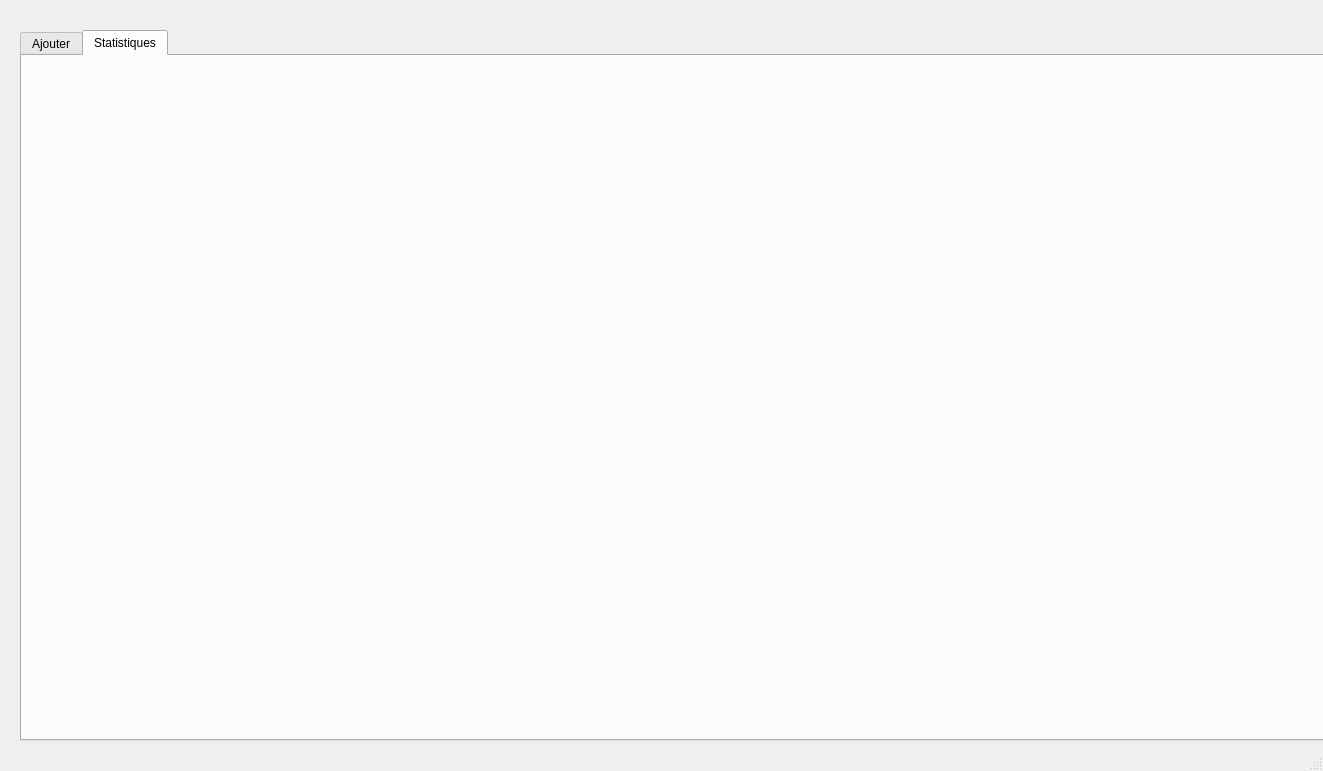
<?xml version="1.0" encoding="UTF-8"?>
<ui version="4.0">
 <class>MainWindow</class>
 <widget class="QMainWindow" name="MainWindow">
  <property name="geometry">
   <rect>
    <x>0</x>
    <y>0</y>
    <width>1323</width>
    <height>771</height>
   </rect>
  </property>
  <property name="windowTitle">
   <string>MainWindow</string>
  </property>
  <widget class="QWidget" name="centralwidget">
   <widget class="QTabWidget" name="tabWidget">
    <property name="geometry">
     <rect>
      <x>20</x>
      <y>30</y>
      <width>1321</width>
      <height>711</height>
     </rect>
    </property>
    <property name="currentIndex">
     <number>1</number>
    </property>
    <widget class="QWidget" name="tab">
     <attribute name="title">
      <string>Ajouter</string>
     </attribute>
     <widget class="QGroupBox" name="groupBox">
      <property name="geometry">
       <rect>
        <x>10</x>
        <y>0</y>
        <width>281</width>
        <height>671</height>
       </rect>
      </property>
      <property name="styleSheet">
       <string notr="true">QGroupBox {
	font: 900 9pt &quot;Segoe UI&quot;;
	font: 900 9pt &quot;Segoe UI&quot;;
	font: 16pt &quot;Segoe UI&quot;;
  
	background-color: rgb(135, 206, 235);
    border: 2px solid #4682B4;
    border-radius: 8px;
    margin-top: 10px;
}
QPushButton {
    background-color: #4682B4;
    color: white;
    border-radius: 5px;
    padding: 5px;
}
QPushButton:hover {
    background-color: #5A9BD5;
}</string>
      </property>
      <property name="title">
       <string>➕Ajouter employé:</string>
      </property>
      <widget class="QLabel" name="label">
       <property name="geometry">
        <rect>
         <x>20</x>
         <y>60</y>
         <width>121</width>
         <height>20</height>
        </rect>
       </property>
       <property name="text">
        <string>👨‍💻ID Employé:</string>
       </property>
      </widget>
      <widget class="QLineEdit" name="lineEdit">
       <property name="geometry">
        <rect>
         <x>40</x>
         <y>90</y>
         <width>113</width>
         <height>26</height>
        </rect>
       </property>
      </widget>
      <widget class="QLabel" name="label_2">
       <property name="geometry">
        <rect>
         <x>20</x>
         <y>130</y>
         <width>63</width>
         <height>20</height>
        </rect>
       </property>
       <property name="text">
        <string>🔠Nom:</string>
       </property>
      </widget>
      <widget class="QLineEdit" name="lineEdit_2">
       <property name="geometry">
        <rect>
         <x>40</x>
         <y>160</y>
         <width>113</width>
         <height>26</height>
        </rect>
       </property>
      </widget>
      <widget class="QLabel" name="label_3">
       <property name="geometry">
        <rect>
         <x>20</x>
         <y>200</y>
         <width>63</width>
         <height>20</height>
        </rect>
       </property>
       <property name="text">
        <string>🔠Prénom:</string>
       </property>
      </widget>
      <widget class="QLineEdit" name="lineEdit_3">
       <property name="geometry">
        <rect>
         <x>40</x>
         <y>240</y>
         <width>113</width>
         <height>26</height>
        </rect>
       </property>
      </widget>
      <widget class="QLabel" name="label_4">
       <property name="geometry">
        <rect>
         <x>20</x>
         <y>270</y>
         <width>63</width>
         <height>20</height>
        </rect>
       </property>
       <property name="text">
        <string>💼Poste:</string>
       </property>
      </widget>
      <widget class="QLineEdit" name="lineEdit_4">
       <property name="geometry">
        <rect>
         <x>40</x>
         <y>310</y>
         <width>113</width>
         <height>26</height>
        </rect>
       </property>
      </widget>
      <widget class="QLabel" name="label_5">
       <property name="geometry">
        <rect>
         <x>20</x>
         <y>350</y>
         <width>101</width>
         <height>20</height>
        </rect>
       </property>
       <property name="text">
        <string>🔣Mot de passe:</string>
       </property>
      </widget>
      <widget class="QLineEdit" name="lineEdit_5">
       <property name="geometry">
        <rect>
         <x>40</x>
         <y>390</y>
         <width>113</width>
         <height>26</height>
        </rect>
       </property>
      </widget>
      <widget class="QLabel" name="label_6">
       <property name="geometry">
        <rect>
         <x>20</x>
         <y>440</y>
         <width>141</width>
         <height>20</height>
        </rect>
       </property>
       <property name="text">
        <string>📞Num téléphonique:</string>
       </property>
      </widget>
      <widget class="QLineEdit" name="lineEdit_6">
       <property name="geometry">
        <rect>
         <x>40</x>
         <y>480</y>
         <width>113</width>
         <height>26</height>
        </rect>
       </property>
      </widget>
      <widget class="QLabel" name="label_7">
       <property name="geometry">
        <rect>
         <x>20</x>
         <y>530</y>
         <width>151</width>
         <height>20</height>
        </rect>
       </property>
       <property name="text">
        <string>📆Date d'embauche:</string>
       </property>
      </widget>
      <widget class="QDateEdit" name="dateEdit">
       <property name="geometry">
        <rect>
         <x>40</x>
         <y>570</y>
         <width>110</width>
         <height>26</height>
        </rect>
       </property>
      </widget>
      <widget class="QPushButton" name="pushButton">
       <property name="geometry">
        <rect>
         <x>90</x>
         <y>620</y>
         <width>93</width>
         <height>29</height>
        </rect>
       </property>
       <property name="text">
        <string>Ajouter</string>
       </property>
      </widget>
      <widget class="QLabel" name="label_21">
       <property name="geometry">
        <rect>
         <x>0</x>
         <y>480</y>
         <width>41</width>
         <height>21</height>
        </rect>
       </property>
       <property name="text">
        <string>+216</string>
       </property>
      </widget>
     </widget>
     <widget class="QTableWidget" name="tableWidget">
      <property name="geometry">
       <rect>
        <x>300</x>
        <y>250</y>
        <width>981</width>
        <height>331</height>
       </rect>
      </property>
      <property name="styleSheet">
       <string notr="true">background-color: #00008B;   /* أزرق غامق */
    color: white;                /* النص أبيض */
    gridline-color: white;       /* لون الخطوط */
    border-radius: 8px;          /* حواف مستديرة */
}
QHeaderView::section {
    background-color: #34495e;   /* رمادي غامق للـ header */
    color: white;
    padding: 4px;
    border: 1px solid #2c3e50;
</string>
      </property>
      <column>
       <property name="text">
        <string>ID</string>
       </property>
      </column>
      <column>
       <property name="text">
        <string>Nom</string>
       </property>
      </column>
      <column>
       <property name="text">
        <string>Prenom</string>
       </property>
      </column>
      <column>
       <property name="text">
        <string>Poste</string>
       </property>
      </column>
      <column>
       <property name="text">
        <string>Mot de passe</string>
       </property>
      </column>
      <column>
       <property name="text">
        <string>Num téléphonique:</string>
       </property>
      </column>
      <column>
       <property name="text">
        <string>Date d'embauche:</string>
       </property>
      </column>
     </widget>
     <widget class="QLabel" name="label_8">
      <property name="geometry">
       <rect>
        <x>360</x>
        <y>20</y>
        <width>291</width>
        <height>31</height>
       </rect>
      </property>
      <property name="text">
       <string>&lt;html&gt;&lt;head/&gt;&lt;body&gt;&lt;p&gt;&lt;span style=&quot; font-size:14pt; font-weight:700;&quot;&gt;Gestion employés&lt;/span&gt;&lt;/p&gt;&lt;/body&gt;&lt;/html&gt;</string>
      </property>
     </widget>
     <widget class="QPushButton" name="pushButton_2">
      <property name="geometry">
       <rect>
        <x>830</x>
        <y>190</y>
        <width>151</width>
        <height>51</height>
       </rect>
      </property>
      <property name="styleSheet">
       <string notr="true">background-color: rgb(70, 130, 180);
font: 14pt &quot;Segoe UI&quot;;
font: 900 12pt &quot;Segoe UI&quot;;

    color: white;                /* لون النص */
    border-radius: 12px;         /* الحواف مدوّرة */
    padding: 8px 16px;</string>
      </property>
      <property name="text">
       <string>Afficher 🔍</string>
      </property>
     </widget>
     <widget class="QLineEdit" name="lineEdit_13">
      <property name="geometry">
       <rect>
        <x>670</x>
        <y>200</y>
        <width>141</width>
        <height>31</height>
       </rect>
      </property>
      <property name="text">
       <string/>
      </property>
     </widget>
     <widget class="QLabel" name="label_17">
      <property name="geometry">
       <rect>
        <x>500</x>
        <y>199</y>
        <width>171</width>
        <height>31</height>
       </rect>
      </property>
      <property name="text">
       <string>&lt;html&gt;&lt;head/&gt;&lt;body&gt;&lt;p&gt;&lt;span style=&quot; font-size:12pt;&quot;&gt;Afficher employé:&lt;/span&gt;&lt;/p&gt;&lt;/body&gt;&lt;/html&gt;</string>
      </property>
     </widget>
     <widget class="QPushButton" name="pushButton_4">
      <property name="geometry">
       <rect>
        <x>830</x>
        <y>610</y>
        <width>171</width>
        <height>41</height>
       </rect>
      </property>
      <property name="styleSheet">
       <string notr="true">background-color: rgb(70, 130, 180);
font: 14pt &quot;Segoe UI&quot;;
font: 900 12pt &quot;Segoe UI&quot;;

    color: white;                /* لون النص */
    border-radius: 12px;         /* الحواف مدوّرة */
    padding: 8px 16px;</string>
      </property>
      <property name="text">
       <string>Supprimer 🗑</string>
      </property>
     </widget>
     <widget class="QLineEdit" name="lineEdit_14">
      <property name="geometry">
       <rect>
        <x>680</x>
        <y>620</y>
        <width>131</width>
        <height>31</height>
       </rect>
      </property>
     </widget>
     <widget class="QLabel" name="label_18">
      <property name="geometry">
       <rect>
        <x>480</x>
        <y>619</y>
        <width>181</width>
        <height>31</height>
       </rect>
      </property>
      <property name="text">
       <string>&lt;html&gt;&lt;head/&gt;&lt;body&gt;&lt;p&gt;&lt;span style=&quot; font-size:12pt;&quot;&gt;Supprimer employé:&lt;/span&gt;&lt;/p&gt;&lt;/body&gt;&lt;/html&gt;</string>
      </property>
     </widget>
     <widget class="QCheckBox" name="checkBox_2">
      <property name="geometry">
       <rect>
        <x>1180</x>
        <y>310</y>
        <width>91</width>
        <height>24</height>
       </rect>
      </property>
      <property name="text">
       <string>🖌</string>
      </property>
     </widget>
     <widget class="QCheckBox" name="checkBox_3">
      <property name="geometry">
       <rect>
        <x>1180</x>
        <y>360</y>
        <width>91</width>
        <height>24</height>
       </rect>
      </property>
      <property name="text">
       <string>🖌</string>
      </property>
     </widget>
     <widget class="QCheckBox" name="checkBox_4">
      <property name="geometry">
       <rect>
        <x>1180</x>
        <y>410</y>
        <width>91</width>
        <height>24</height>
       </rect>
      </property>
      <property name="text">
       <string>🖌</string>
      </property>
     </widget>
     <widget class="QCheckBox" name="checkBox_5">
      <property name="geometry">
       <rect>
        <x>1180</x>
        <y>460</y>
        <width>91</width>
        <height>24</height>
       </rect>
      </property>
      <property name="text">
       <string>🖌</string>
      </property>
     </widget>
     <widget class="QCheckBox" name="checkBox_6">
      <property name="geometry">
       <rect>
        <x>1180</x>
        <y>510</y>
        <width>91</width>
        <height>24</height>
       </rect>
      </property>
      <property name="text">
       <string>🖌</string>
      </property>
     </widget>
     <widget class="QLabel" name="label_19">
      <property name="geometry">
       <rect>
        <x>1010</x>
        <y>200</y>
        <width>91</width>
        <height>31</height>
       </rect>
      </property>
      <property name="text">
       <string>&lt;html&gt;&lt;head/&gt;&lt;body&gt;&lt;p&gt;&lt;span style=&quot; font-size:12pt;&quot;&gt;Trier par:&lt;/span&gt;&lt;/p&gt;&lt;/body&gt;&lt;/html&gt;</string>
      </property>
     </widget>
     <widget class="QComboBox" name="comboBox">
      <property name="geometry">
       <rect>
        <x>1100</x>
        <y>200</y>
        <width>76</width>
        <height>31</height>
       </rect>
      </property>
      <item>
       <property name="text">
        <string>Poste </string>
       </property>
      </item>
      <item>
       <property name="text">
        <string>ID</string>
       </property>
      </item>
      <item>
       <property name="text">
        <string/>
       </property>
      </item>
     </widget>
     <widget class="QLabel" name="label_20">
      <property name="geometry">
       <rect>
        <x>470</x>
        <y>60</y>
        <width>751</width>
        <height>131</height>
       </rect>
      </property>
      <property name="text">
       <string/>
      </property>
      <property name="pixmap">
       <pixmap>../Capture d’écran 2025-09-29 142122.png</pixmap>
      </property>
     </widget>
     <widget class="QPushButton" name="pushButton_5">
      <property name="geometry">
       <rect>
        <x>1020</x>
        <y>610</y>
        <width>171</width>
        <height>41</height>
       </rect>
      </property>
      <property name="styleSheet">
       <string notr="true">background-color: rgb(70, 130, 180);
font: 14pt &quot;Segoe UI&quot;;
font: 900 12pt &quot;Segoe UI&quot;;

    color: white;                /* لون النص */
    border-radius: 12px;         /* الحواف مدوّرة */
    padding: 8px 16px;</string>
      </property>
      <property name="text">
       <string>Exporter📑</string>
      </property>
     </widget>
    </widget>
    <widget class="QWidget" name="tab_2">
     <attribute name="title">
      <string>Statistiques</string>
     </attribute>
     <widget class="QLabel" name="label_22">
      <property name="geometry">
       <rect>
        <x>290</x>
        <y>90</y>
        <width>751</width>
        <height>131</height>
       </rect>
      </property>
      <property name="text">
       <string/>
      </property>
      <property name="pixmap">
       <pixmap>../Capture d’écran 2025-09-29 142122.png</pixmap>
      </property>
     </widget>
    </widget>
   </widget>
  </widget>
  <widget class="QMenuBar" name="menubar">
   <property name="geometry">
    <rect>
     <x>0</x>
     <y>0</y>
     <width>1323</width>
     <height>26</height>
    </rect>
   </property>
  </widget>
  <widget class="QStatusBar" name="statusbar"/>
 </widget>
 <resources/>
 <connections/>
</ui>
